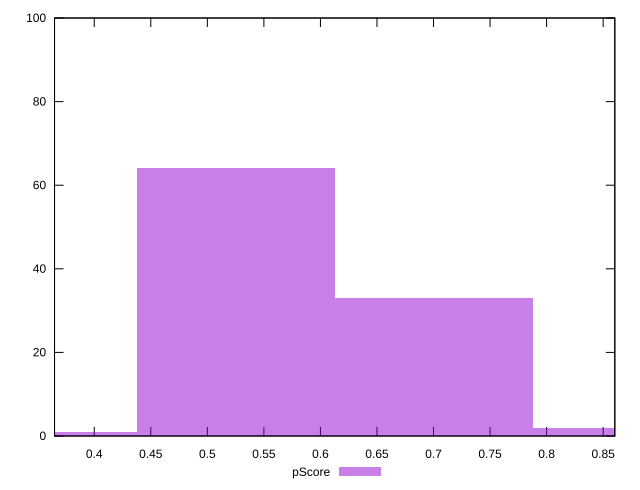

Write the gnuplot code that produced this figure.
reset

$pScore <<EOF
0.7005823793022604 33
0.5254367844766953 64
0.8757279741278255 2
0.3502911896511302 1
EOF

set key outside below
set boxwidth 0.1751455948255651
set xrange [0.36488146018949175:0.8603119798004022]
set yrange [0:100]
set trange [0:100]
set style fill transparent solid 0.5 noborder
set terminal svg size 640, 490 enhanced background rgb 'white'
set output "reports/report_00027_2021-02-24T12-40-31.850Z/mainthread-work-breakdown/samples/music/pScore/histogram.svg"

plot $pScore title "pScore" with boxes

reset
